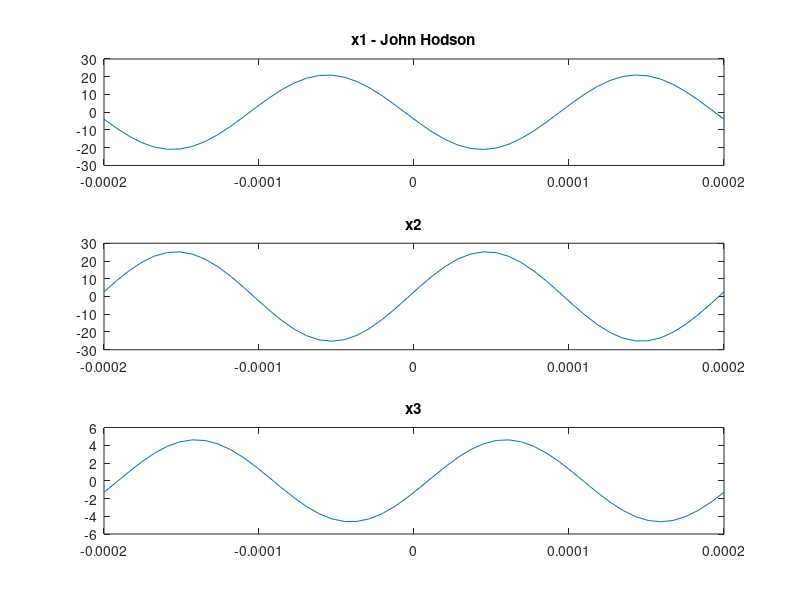

This chart was generated by the following MATLAB code: (Note: this script raises an error after producing the figure.)
%% 2. Lab 0 - Part 2

%% 2.1 - Generating Sinusoids
%%
% 1. Create a time vector t that is two cycles of the 5000 Hz sinusoid
% defined in (b). (Hint: define t similar to in Section 1.3) Set T equal to
% the period of the sinusoid and define the start of t to be -T, and the
% end to be +T. Make sure that the sine wave has at least 25 samples per
% period. In other words, when you make the time vector, make sure the step
% size is small enough to generate 25 samples per period.

omega = 2*pi*5000;
T = 2*pi/omega;
t = linspace(-T,T,50);

%%
% 2. Generate two 5000 Hz sinusoids

A1 = 21;
A2 = 1.2*A1;
D = 3;
M = 10;
tm1 = 37.2/M*T;
tm2 = -41.3/D*T;
x1 = A1 * cos(omega*(t-tm1));
x2 = A2 * cos(omega*(t-tm2));

%%
% 3. Create a third sinusoid that is the sum:

x3 = x1+x2;

%%
% 4. Plot all three sinusoids over the range -T < t < T. Use subplot(3,1,1)
% and subplot(3,1,2) and subplot(3,1,3) (see help subplot). Put a title on
% each subplot, and include your name in one of the titles (see help title,
% help print, and help orient)
subplot(3,1,1), plot(t, x1), title("x1 - John Hodson"),
subplot(3,1,2), plot(t, x2), title("x2"),
subplot(3,1,3), plot(t, x3), title("x3");
%%
% 5.Write a function to generate a sinusoid, by using four inputs: 
% amplitude, frequency, phase, and duration. The function should have two
% outputs: the values of the signal and the corresponding times at which 
% values are known. The function should generate exactly 25 values of the
% sinusoid per period. Call the function one_cos(). Use your answer to 1.3
% of part 1 of this lab as a starting point.
[x,t] = one_cos(95,200*pi,.025,5);
%%
% Question 10: What is the expected period in milliseconds?
%%
% Expected period in milliseconds = 1/(angular frequency/(2*pi))*10^3 =
% 10ms
angular_freq = 200*pi;
1/(angular_freq/(2*pi))*10^3
%% 2.2 - Analyzing Sinusoids
%%
% 1. Measure the time-location of a positive peak and the amplitude of the
% plots of x1 and x2. Calculate by hand the phases of the two signals by 
% converting each time shift, to phase, using the known frequencies of 1 
% and 2.

tm1 = -5.306*10^-5;
phi1 = -omega*tm1

tm2 = 4.490*10^-5;
phi2 = -omega*tm2

%%
% 2. Measure the amplitude A2 and the time-shift tm3 of x3 from the plot 
% and calculate the phase by hand. Annotate the plot to show how the 
% time-shift and amplitude were measured, and how the phase was calculated
% (use something like MS Paint).

A3 = 4.610;
tm3 = 6.122*10^-5;
phi3 = -omega*tm3

%%
% Refer to PNG image 2.2.2 included in the .zip file to see the annotated
% picture of the wave.

%%
% 3. Use phasor addition of the complex amplitudes for x1 and x2 to 
% determine the complex amplitude of x3. Use this answer to verify that
% your previous calculations of A3 and phi3 were correct. State and explain
% your percent error.
% Ae^(j*phi)*e^(jwt)

actual_sinusoid = A1*exp(-37.2/M*T*omega*j) + A2*exp(41.3/D*T*omega*j);
actual_A3 = abs(actual_sinusoid)
A3_percent_error = (A3-actual_A3)/actual_A3*100
actual_phi3 = angle(actual_sinusoid)
phi3_percent_error = (phi3-actual_phi3)/actual_phi3*100

%%
% As seen above, the percent error was very low for both of these
% quantities. For the phase shift, my percentage error was 3.615%. For the
% amplitude, my percentage error was -0.23%.

%% 2.3 - Complex Amplitude
%%
% 1. Write one line of code that will generate x1(t) above by using the
% complex-amplitude representation:
x1 = real( A1*exp(j*omega*t)*exp(j*-tm1*omega) );
length(x1)
%% 2.4 - Concatenation
%%
% 1. Run soundsc() on an input signal/sinusoid. Using fs = 11025 samples/s,
% instantiate a time vector of 0.5 second duration. Create a vector x1 of
% samples of a sinusoid with amplitude A = 100, angular frequency 
% w = 2*pi*800, and phase phi = ?pi/3. Play the vector and listen to the output.
fs = 11025;

T1 = 0.5;
t1 = linspace(0,T1,fs*T1); % generate fs*T points between 0 and T
A1 = 100;
w1 = 2*pi*800;
phi1 = -pi/3;

x1 = real( A1*exp(j*w1*t1)*exp(j*phi1) );
soundsc(x1)

%%
% 2. Create a vector x2 of samples of a sinusoid with A = 80,
% w = 2*pi*1200, and phi = pi/4. Use fs = 11025 samples/s and obtain a
% number of samples equivalent to a 0.8 second duration. Play the vector
% and listen to the output.

T2 = 0.8;
t2 = linspace(0,T2,fs*T2); % generate fs*T points between 0 and T
A2 = 80;
w2 = 2*pi*1200;
phi2 = pi/4;

x2 = real( A2*exp(j*w2*t2)*exp(j*phi2) );
soundsc(x2)

%%
% 3. Concatenate the input signals together: Concatenate x1 and x2 into a
% vector x, leaving a duration of 0.1 seconds of silence in between.
t3 = 0.1;
x = [x1,zeros(1,floor(t3*fs)),x2];

soundsc(x)

%%
% 4. Plot and identify the two input signals. Execute the following
% commands, and plot:

figure(2) % plot on another figure for the purpose of publishing
mylab1;
tt = (1/11025)*(1:length(xx));
figure(3); % plot on another figure for the purpose of publishing
plot(tt,xx);

%%
% 5. Different sampling frequencies affecting pitch: Call soundsc() on x
% again (or use audiowrite() and play the output file), but this time use
% fs = 22050 samples/s.

higher_freq_fs = 22050;
t1 = linspace(0,T1,higher_freq_fs*T1); % generate fs*T points between 0 and T
higher_freq_x1 = real( A1*exp(j*w1*t1)*exp(j*phi1) );
t2 = linspace(0,T2,higher_freq_fs*T2); % generate fs*T points between 0 and T
higher_freq_x2 = real( A2*exp(j*w2*t2)*exp(j*phi2) );
higher_freq_x = [x1,zeros(1,floor(t3*higher_freq_fs)),x2];

%%
% higher_freq_x is very similar to x, but it seems crisper. The duration is
% the same, as it was adjusted accordingly to be so.

%%
% 6. Using the t vector from section 2.1.4 of this lab, create sounds for the
% following:

frequencies = [523, 587, 659, 698, 784, 880, 988, 1047];
output = [];

fs = 11025;
T = 0.5;
t = linspace(0,T,fs*T); % generate fs*T points between 0 and T

for i=1:length(frequencies)
    f = frequencies(i);
    w = 2*pi*f;
    current_wave = cos(w*t);
    output = [output, current_wave];
end
soundsc(output)
audiowrite("2.6.wav", output, 44100)

%%
% Question 11: How does this sound compare to the output of the previous
% sound?

%%
% In this sound, you can clearly hear the scale change over time and the 8
% distinct parts. This wave is signigficantly different than the last
% because of this reason.

%% 2.5 - Magic Square
%%
%

mymagic(3) == magic(3)

mymagic(5) == magic(5)

mymagic(7) == magic(7)